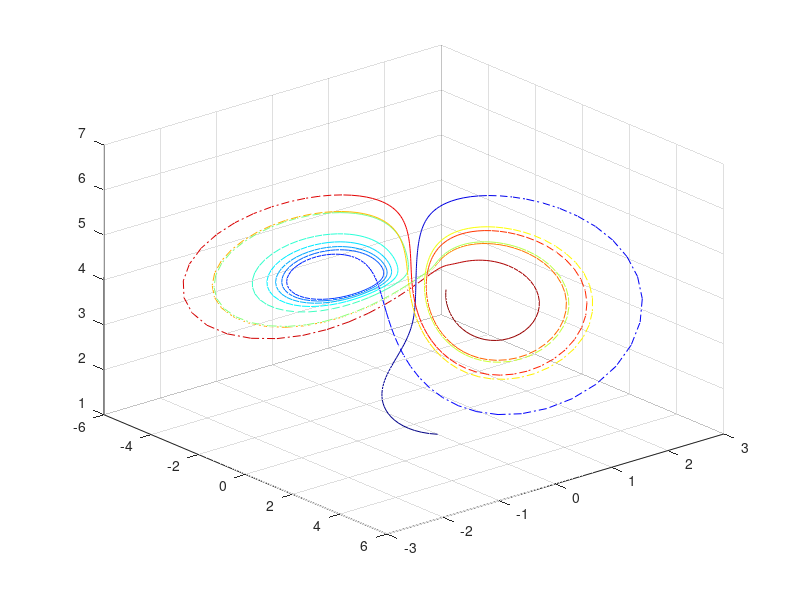

The MATLAB source for this figure:
a=1; b=2; c=a*(b^2-1/(b^2));
f = @(t,x)[x(2)*x(3)-a*x(1)
    x(1)*(x(3)-c)-a*x(2)
    1-x(1)*x(2)];
t=linspace(0,50,1000);
[t,x]=ode45(f,t,[1 0 1]);
cm = jet(numel(t));
figure
hold all
for k = 1:size(x,1)-1
    hl = plot3([x(k,1),x(k+1,1)], [x(k,2),x(k+1,2)], [x(k,3),x(k+1,3)]);
    set(hl, 'LineStyle','-.', 'Color',cm(k,:));
end
hold off
grid on
view(50, 30)